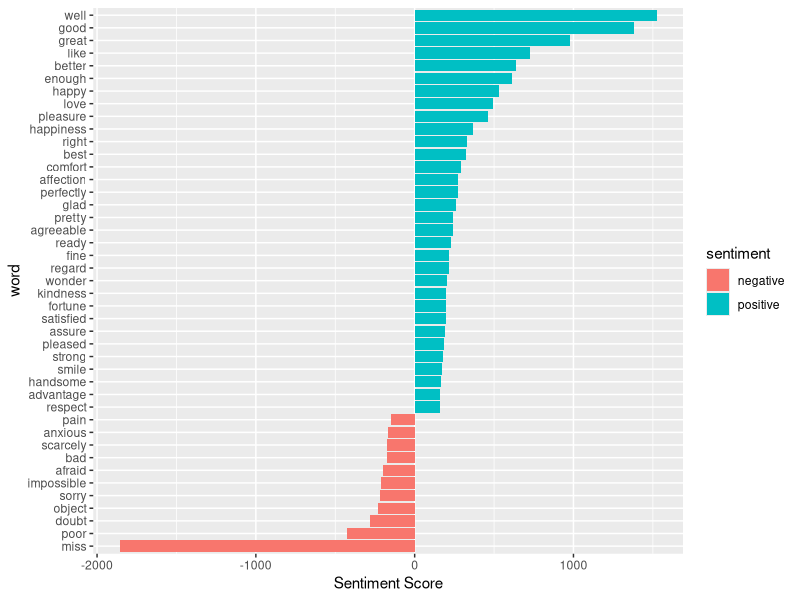
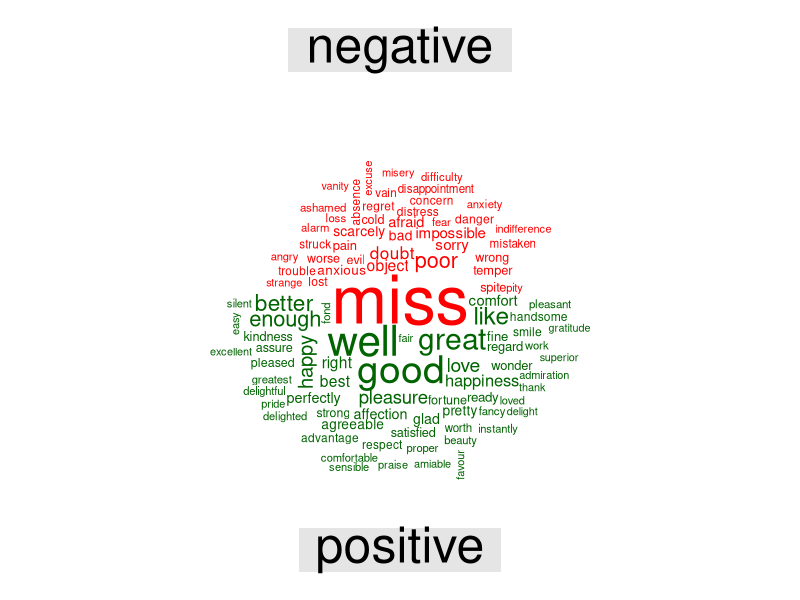

The R source for these figures, in order:
## ---- chunk 1
#load the dataset
library(janeaustenr)

# get the summary of dataset
summary(austen_books())
## ---- chunk 2
# load the dataset
library(tidytext)

# view the bing sentiments data
get_sentiments("bing")
## ---- chunk 3
tail(get_sentiments("bing"))
## ---- chunk 4
library(tidyverse)

tidy_data <- austen_books() %>% 
             group_by(book) %>%
             mutate(linenumber = row_number(),  
             chapter = cumsum(str_detect(text,regex("^chapter [\\divxlc]",
                                                           ignore_case=TRUE)))) %>% 
             ungroup() %>% 
             unnest_tokens(word,text)
head(tidy_data,10)

## ---- chunk 5
bing <- get_sentiments("bing")

counting_words <- tidy_data %>%
                  inner_join(bing) %>%
                  count(word, sentiment, sort = TRUE)
head(counting_words)
## ---- chunk 6
counting_words %>%
 filter(n > 150) %>%
 mutate(n = ifelse(sentiment == "negative", -n, n)) %>%
 mutate(word = reorder(word, n)) %>%
 ggplot(aes(word, n, fill = sentiment))+
 geom_col() +
 coord_flip() +
 labs(y = "Sentiment Score")
## ---- chunk 7
library(reshape2)
library(wordcloud)
tidy_data %>%
 inner_join(bing) %>%
 count(word, sentiment, sort = TRUE) %>%
 acast(word ~ sentiment, value.var = "n", fill = 0) %>%
 comparison.cloud(colors = c("red", "dark green"),
          max.words = 100)
